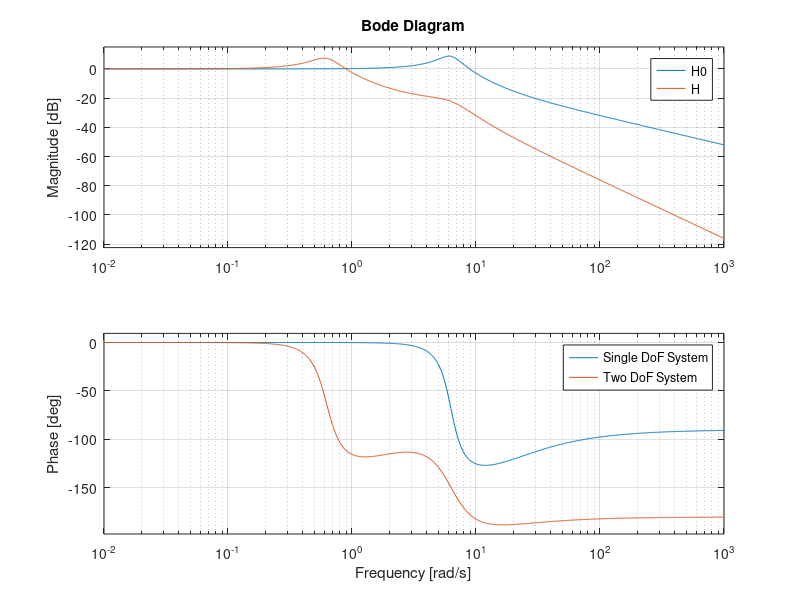

Here is the MATLAB script that generated this plot:
%%TASK 1.1
m_p = 0.16; %kg
c_p = 0.4; %Ns/m
k_p = 6.32; %N/m
c_p1 = 0;

w_n = sqrt(k_p/m_p);
zeta= c_p/(2*sqrt(k_p*m_p));
zeta1 = c_p1/(2*sqrt(k_p*m_p));
%%TASK 1.3
H0 = tf([0,2*zeta*w_n,w_n^2],[1,2*zeta*w_n,w_n^2]);
H1 = tf([0,2*zeta1*w_n,w_n^2],[1,2*zeta1*w_n,w_n^2]);
% fr= 0:0.01:100;
% [mag,phase,wout] = bode(H1,fr);
% bode(H,H1);

cs = 0.05;
ms = 0.16;
ks = 0.0632;
cp = 0.8;
mp = 0.16;
kp = 6.32;

% A = [0 1 0 0; -k_s/m_s -c_s/m_s k_s/m_s c_s/m_s; 0 0 0 1; k_s/m_p c_s/m_p -(k_s+k_p)/m_p -(c_s+c_p)/m_p];
% B = [0 0; 0 0; 0 0; c_p/m_p k_p/m_p];
% C = [1 0 0 0];
% D = 0;
% 
% sys = ss(A,B,C,D);

s = tf('s');
H = (-kp-cp*s)/(ks+cs*s+((ks+cs*s+ms*s^2)/(ks+cs*s))*(-ks-cs*s-kp-cp*s-mp*s^2));
% H = tf(cs*cp*s^2+kp*cs*s+cp*ks*s+ks*kp,(ms*s^2+cs*s+ks)*(mp*s^2+cp*s+kp));

bode(H0,H)
legend('Single DoF System','Two DoF System')